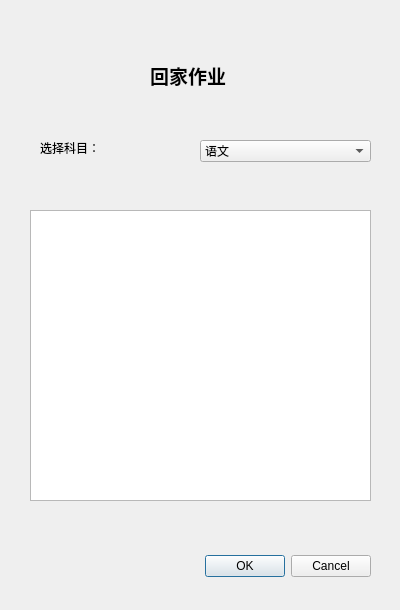
<?xml version="1.0" encoding="UTF-8"?>
<ui version="4.0">
 <class>Insert</class>
 <widget class="QDialog" name="Insert">
  <property name="geometry">
   <rect>
    <x>0</x>
    <y>0</y>
    <width>400</width>
    <height>610</height>
   </rect>
  </property>
  <property name="windowTitle">
   <string>Dialog</string>
  </property>
  <widget class="QDialogButtonBox" name="buttonBox">
   <property name="geometry">
    <rect>
     <x>30</x>
     <y>550</y>
     <width>341</width>
     <height>32</height>
    </rect>
   </property>
   <property name="orientation">
    <enum>Qt::Horizontal</enum>
   </property>
   <property name="standardButtons">
    <set>QDialogButtonBox::Cancel|QDialogButtonBox::Ok</set>
   </property>
  </widget>
  <widget class="QLabel" name="label">
   <property name="geometry">
    <rect>
     <x>150</x>
     <y>60</y>
     <width>101</width>
     <height>31</height>
    </rect>
   </property>
   <property name="font">
    <font>
     <family>Adobe Devanagari</family>
     <pointsize>14</pointsize>
     <weight>75</weight>
     <bold>true</bold>
    </font>
   </property>
   <property name="text">
    <string>回家作业</string>
   </property>
  </widget>
  <widget class="QComboBox" name="comboBox">
   <property name="geometry">
    <rect>
     <x>200</x>
     <y>140</y>
     <width>171</width>
     <height>22</height>
    </rect>
   </property>
   <item>
    <property name="text">
     <string>语文</string>
    </property>
   </item>
   <item>
    <property name="text">
     <string>数学</string>
    </property>
   </item>
   <item>
    <property name="text">
     <string>英语</string>
    </property>
   </item>
   <item>
    <property name="text">
     <string>物理</string>
    </property>
   </item>
   <item>
    <property name="text">
     <string>化学</string>
    </property>
   </item>
   <item>
    <property name="text">
     <string>生物</string>
    </property>
   </item>
   <item>
    <property name="text">
     <string>政治</string>
    </property>
   </item>
   <item>
    <property name="text">
     <string>历史</string>
    </property>
   </item>
   <item>
    <property name="text">
     <string>地理</string>
    </property>
   </item>
  </widget>
  <widget class="QLabel" name="label_2">
   <property name="geometry">
    <rect>
     <x>40</x>
     <y>140</y>
     <width>91</width>
     <height>16</height>
    </rect>
   </property>
   <property name="text">
    <string>选择科目：</string>
   </property>
  </widget>
  <widget class="QTextEdit" name="textEdit">
   <property name="geometry">
    <rect>
     <x>30</x>
     <y>210</y>
     <width>341</width>
     <height>291</height>
    </rect>
   </property>
  </widget>
 </widget>
 <resources/>
 <connections>
  <connection>
   <sender>buttonBox</sender>
   <signal>accepted()</signal>
   <receiver>Insert</receiver>
   <slot>accept()</slot>
   <hints>
    <hint type="sourcelabel">
     <x>248</x>
     <y>254</y>
    </hint>
    <hint type="destinationlabel">
     <x>157</x>
     <y>274</y>
    </hint>
   </hints>
  </connection>
  <connection>
   <sender>buttonBox</sender>
   <signal>rejected()</signal>
   <receiver>Insert</receiver>
   <slot>reject()</slot>
   <hints>
    <hint type="sourcelabel">
     <x>316</x>
     <y>260</y>
    </hint>
    <hint type="destinationlabel">
     <x>286</x>
     <y>274</y>
    </hint>
   </hints>
  </connection>
 </connections>
</ui>
